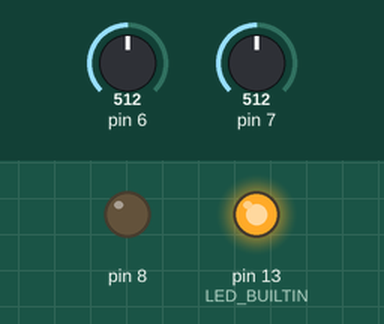
A sketch run on a simulated Arduino Uno, built with avr-gcc and run on an emulated ATmega328P. Shown: output pins drawn as LEDs (lit = HIGH). The inputs (shaded band) are chosen by the test bench; at power-on: pin 6 = 512, pin 7 = 512.

Above: at 2.5 s.
At 7.5 s:
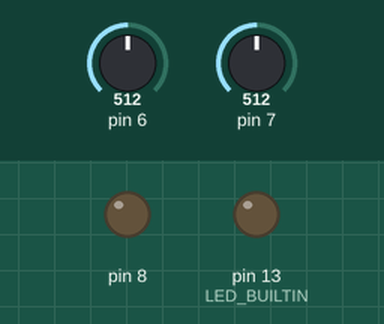
Timing chart, 0 to 13.0 s (numbered marks = the images above):
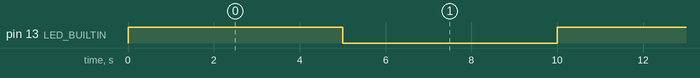

Measured:
- by itself, pin 13 (LED_BUILTIN): alternates HIGH for 5.0 s and LOW for 5.0 s

The sketch:

AnalogComparator.ino
```cpp
//===========================================================
// A sketch to use the Analog comparator interrupt to light
// an LED on pin D8 when the ACO bit toggles. The main loop
// spends all its time flashing the built in LED on a 5
// second delay.
//
// Norman Dunbar.
// 17th February 2020.
//===========================================================


// ==========================================================
// The ISR simply sets pin D8 HIGH or LOW according to the
// ACO bit in the ACSR register. The !! is sneaky as it will
// return 1 if the bit is 1 and 0 if the bit is 0. 1 and 0
// correspond to HIGH and LOW so the LED takes on the correct
// state.
//===========================================================
ISR(ANALOG_COMP_vect) {
    // Read the ACO bit and if on, light the LED on D8.
    // otherwise, extinguish it.
    digitalWrite(8, !!(ACSR & (1 << ACO)));
}


//===========================================================
// This function initialises the analog comparator with pin
// AIN0/D6 as the reference voltage and AIN1/D7 (-ve input)
// as the voltage to be compared with AIN0/D6 (+ve input).
//
// When AIN0/D6 is higher than AIN1/D7 then the ACO bit
// will be set and this will trigger the interrupt.
//
// This function sets up the comparator to fire an interrupt
// each time the ACO bit toggles. It doesn't consider the
// use of the internal bandgap voltage, or any of the ADC
// input pins either.
//===========================================================

void setupComparator() {
    ACSR = 0;

    // Disable AC interrupts.
    ACSR &= ~(1 << ACIE);

    // Enable AC by disabling the AC Disable bit!
    ACSR &= ~(1 << ACD);

    // Disable digital I/O on D6 and D7.
    DIDR1 |= ((1 << AIN0D) | (1 << AIN1D));

    // D6 will be the reference voltage.
    ACSR &= ~(1 << ACBG);

    // D7 to compare with D6.
    ADCSRB &= ~(1 << ACME);

    // Fire AC interrupt on ACO toggle.
    ACSR &= ~((1 << ACIS1) | (1 << ACIS0));

    // Enable AC Interrupt.
    ACSR |= (1 << ACIE);
}


void setup() {
    setupComparator();
    pinMode(LED_BUILTIN, OUTPUT);
    pinMode(8, OUTPUT);
}


void loop() {
    // Flash the built in LED every 5 seconds.
    digitalWrite(LED_BUILTIN, HIGH);
    delay(5000);
    digitalWrite(LED_BUILTIN, LOW);
    delay(5000);
}
```

main.cpp
```cpp
//===========================================================
// A sketch to use the Analog comparator interrupt to light
// an LED on pin D8 when the ACO bit toggles. The main loop
// spends all its time flashing the built in LED on a 5
// second delay.
//
// Norman Dunbar.
// 17th February 2020.
//===========================================================

#include "avr/io.h"
#include "avr/interrupt.h"
#include "util/delay.h"


// ==========================================================
// The ISR simply sets pin PB0 HIGH or LOW according to the
// ACO bit in the ACSR register.
//===========================================================
ISR(ANALOG_COMP_vect) {
    // Read the ACO bit and if on, light the LED on PB0.
    // otherwise, extinguish it.
    if (ACSR & (1 << ACO)) {
        PORTB |= (1 << PORTB0);
    } else {
        PORTB &= ~(1 << PORTB0);
    }
}


//===========================================================
// This function initialises the analog comparator with pin
// AIN0/D6 as the reference voltage and AIN1/D7 (-ve input)
// as the voltage to be compared with AIN0/D6 (+ve input).
//
// When AIN0/D6 is higher than AIN1/D7 then the ACO bit
// will be set and this will trigger the interrupt.
//
// This function sets up the comparator to fire an interrupt
// each time the ACO bit toggles. It doesn't consider the
// use of the internal bandgap voltage, or any of the ADC
// input pins either.
//===========================================================

void setupComparator() {

    // Disable AC interrupts.
    ACSR &= ~(1 << ACIE);

    // Enable AC by disabling the AC Disable bit!
    ACSR &= ~(1 << ACD);

    // Disable digital I/O on D6 and D7.
    DIDR1 |= ((1 << AIN0D) | (1 << AIN1D));

    // D6 will be the reference voltage.
    ACSR &= ~(1 << ACBG);

    // D7 to compare with D6.
    ADCSRB &= ~(1 << ACME);

    // Fire AC interrupt on ACO toggle.
    ACSR &= ((1 << ACIS1) | (1 << ACIS0));

    // Clear interrupt flag.
    ACSR |= (1 << ACI);

    // Enable AC Interrupt.
    ACSR |= (1 << ACIE);
}


int main() {

    // Setup:
    setupComparator();
    sei();

	// PB5 = LED_BUILTIN, PB0 = D8.
	DDRB = ((1 << DDB5) | (1 << DDB0));

    // Loop:
    while (1) {
        // Flash the built in LED every 5 seconds.
	    PINB |= (1 << PORTB5);
        _delay_ms(5000);
    }
}
```
